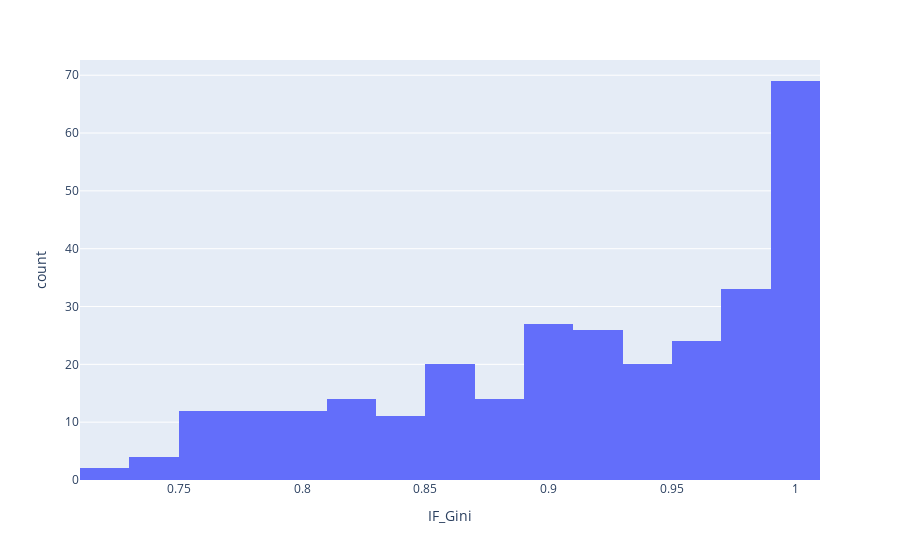
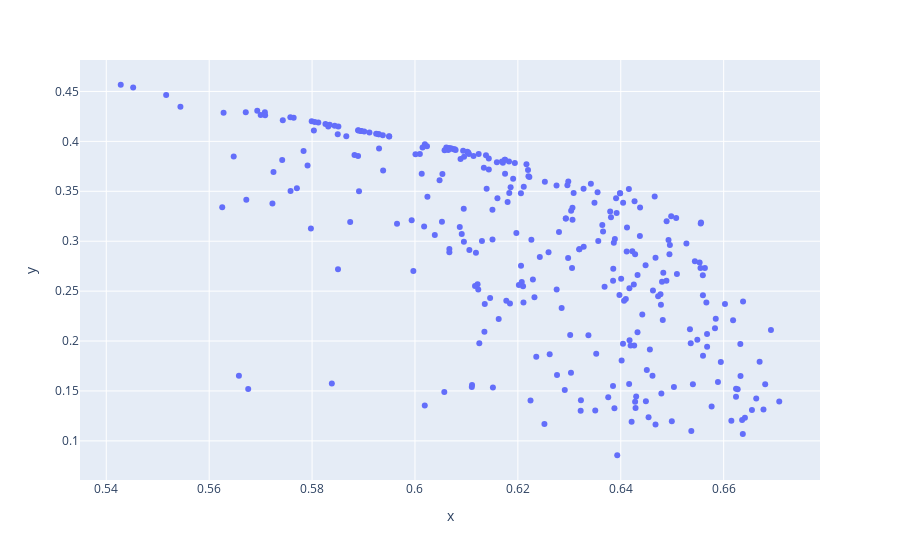

These figures' notebook cell, in order:
### Code cell
df=copy.deepcopy(gsresults[['IF_Gini', 'OOF_Gini']])
df['Diff']=df.IF_Gini-df.OOF_Gini

display(df.head(20))


fig = px.histogram(df, x="IF_Gini", nbins=20)
fig.show()


fig = px.scatter(x=df.OOF_Gini, y=df.Diff)
fig.show()

### Figure 1 — Plotly figure (JSON) as saved in the notebook; plotly's stock layout.template omitted (floating-point values rounded to 4 significant figures; data arrays with more than 128 entries replaced by an {"elided": "..."} marker saying what was removed)
{"data": [{"alignmentgroup": "True", "bingroup": "x", "hovertemplate": "IF_Gini=%{x}<br>count=%{y}<extra></extra>", "legendgroup": "", "marker": {"color": "#636efa", "pattern": {"shape": ""}}, "name": "", "nbinsx": 20, "offsetgroup": "", "orientation": "v", "showlegend": false, "type": "histogram", "x": {"elided": "300 float values"}, "xaxis": "x", "yaxis": "y"}], "layout": {"barmode": "relative", "legend": {"tracegroupgap": 0}, "margin": {"t": 60}, "xaxis": {"anchor": "y", "domain": [0, 1], "title": {"text": "IF_Gini"}}, "yaxis": {"anchor": "x", "domain": [0, 1], "title": {"text": "count"}}}}

### Figure 2 — Plotly figure (JSON) as saved in the notebook; plotly's stock layout.template omitted (floating-point values rounded to 4 significant figures; data arrays with more than 128 entries replaced by an {"elided": "..."} marker saying what was removed)
{"data": [{"hovertemplate": "x=%{x}<br>y=%{y}<extra></extra>", "legendgroup": "", "marker": {"color": "#636efa", "symbol": "circle"}, "mode": "markers", "name": "", "orientation": "v", "showlegend": false, "type": "scatter", "x": {"elided": "300 float values"}, "xaxis": "x", "y": {"elided": "300 float values"}, "yaxis": "y"}], "layout": {"legend": {"tracegroupgap": 0}, "margin": {"t": 60}, "xaxis": {"anchor": "y", "domain": [0, 1], "title": {"text": "x"}}, "yaxis": {"anchor": "x", "domain": [0, 1], "title": {"text": "y"}}}}
